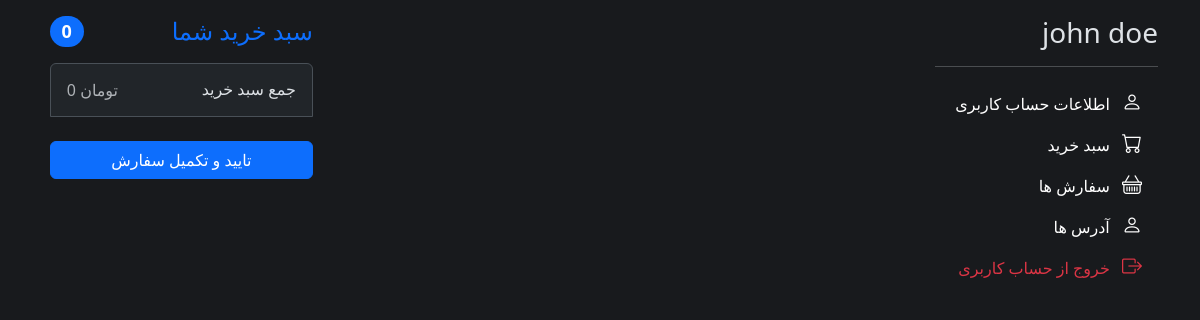
/accounts/shopping-cart/ (signed in), run on the app's committed database.
### accounts/models.py (models this page shows, shortened)
class User(AbstractBaseUser, PermissionsMixin):
    email = models.EmailField(unique=True)
    first_name = models.CharField(max_length=255)
    last_name = models.CharField(max_length=255)
    is_email_verified = models.BooleanField(default=False)
    is_active = models.BooleanField(default=True)
    is_staff = models.BooleanField(default=False)
    date_joined = models.DateTimeField(default=timezone.now)
    USERNAME_FIELD = 'email'
    REQUIRED_FIELDS = ('first_name', 'last_name')
    objects = UserManager()
    @property
    def full_name(self):
        return f'{self.first_name} {self.last_name}'

### orders/models.py (models this page shows, shortened)
class Order(models.Model):
    user = models.ForeignKey(User, on_delete=models.CASCADE, verbose_name='کاربر')
    is_paid = models.BooleanField(verbose_name='نهایی شده/نشده')
    payment_date = models.DateField(null=True, blank=True, verbose_name='تاریخ پرداخت')
    def calculate_total_price(self):
        total_amount = 0
        if self.is_paid:
            for order_detail in self.order_details.all():
                total_amount += int(order_detail.final_price) * order_detail.count
        else:
            for order_detail in self.order_details.all():
                total_amount += int(order_detail.product.price) * order_detail.count
        return total_amount
    class Meta:
        verbose_name = 'سبد خرید'
        verbose_name_plural = 'سبدهای خرید کاربران'

### accounts/views.py (the view)
# urls.py: path('shopping-cart/', views.ShoppingCartView.as_view(), name='shopping-cart'),
class ShoppingCartView(TemplateView):
    template_name = 'accounts/profile/shopping-cart.html'
    def get_context_data(self, **kwargs):
        context = super().get_context_data(**kwargs)
        if self.request.user.is_authenticated:
            user_order, _ = Order.objects.get_or_create(is_paid=False, user=self.request.user)
            context['user_order'] = user_order
            print('test' * 20)
        return context

### polls/templatetags/poll_extras.py (called while the page is built)
@register.filter(name='three_digits_currency')
def three_digits_currency(value):
    try:
        value = value if isinstance(value, int) else int(value)
    except:
        return None
    return  'تومان ' + '{:,}'.format(value)

### accounts/templates/accounts/profile/shopping-cart.html (shortened to what this page needs)
{% extends 'user-layout.html' %}
{% load poll_extras %}
{% block content %}
    <div class="row g-4">
      <div class="col-md-5 col-lg-4 order-md-last">
        <h4 class="d-flex justify-content-between align-items-center mb-3">
          <span class="text-primary">سبد خرید شما</span>
          <span class="badge bg-primary rounded-pill">{{ user_order.order_details.all|length }}</span>
        </h4>
        <ul class="list-group mb-3">
          <li class="list-group-item d-flex justify-content-between lh-sm py-3">
            <div>
              <h6 class="my-0">جمع سبد خرید</h6>
            </div>
            <span class="text-body-secondary">{{ user_order.calculate_total_price|three_digits_currency }}</span>
          </li>
          <li class="mt-4 d-grid">
            <button class="btn btn-block btn-primary">تایید و تکمیل سفارش</button>
          </li>
        </ul>
      </div>
      <div class="col-md-7 col-lg-8">
    </div>
{% endblock %}

### templates/includes/user-profile-sidebar.html (shortened to what this page needs)
<aside class="me-5" style="width: 20%;">
    <h3>{{ request.user.full_name }}</h3>
    <hr>
    <ul class="nav nav-pills flex-column mb-auto">
      <li class="nav-item">
        <a href="{% url 'accounts:personal-info' %}" class="nav-link text-white">
        <i class="bi bi-person h5 me-2"></i>
          اطلاعات حساب کاربری
        </a>
      </li>
        <a href="{% url 'accounts:shopping-cart' %}" class="nav-link text-white">
        <i class="bi bi-cart h5 me-2"></i>
          سبد خرید
        </a>
        <a href="{% url 'accounts:orders' %}" class="nav-link text-white">
        <i class="bi bi-basket h5 me-2"></i>
          سفارش ها
        </a>
      <li class="nav-item">
        <a href="#" class="nav-link text-white">
        <i class="bi bi-person h5 me-2"></i>
          آدرس ها
        </a>
      </li>
      <li class="nav-item">
        <a href="#" class="nav-link text-danger">
        <i class="bi bi-box-arrow-right h5 me-2"></i>
          خروج از حساب کاربری
        </a>
      </li>
    </ul>
</aside>

### static/css/style.css (style rules this page uses)
* { direction: rtl!important; }
a { text-decoration: none!important; color: unset!important; }
body { background-color: #181a1d!important; }
li { list-style: none!important; }

### data on the page
User: user.full_name "john doe"
Order: order_details.all|length "0", calculate_total_price|three_digits_currency "تومان 0"
